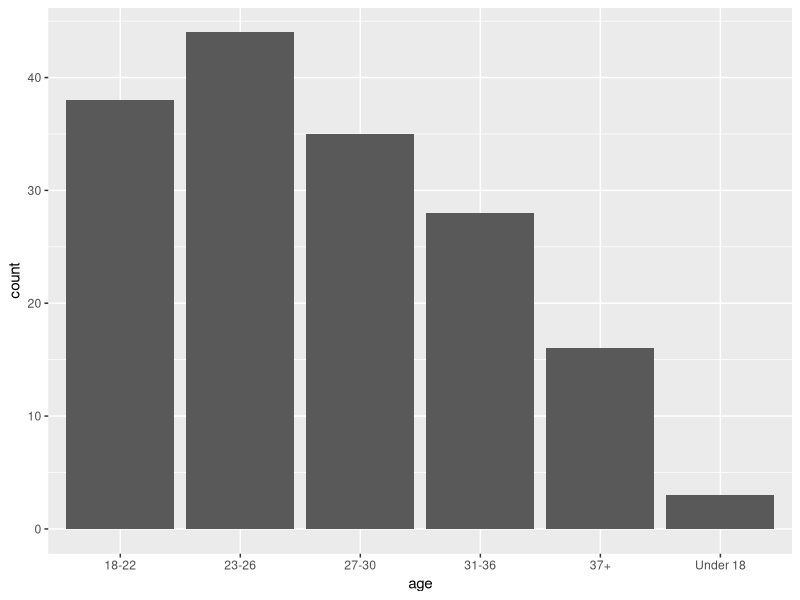
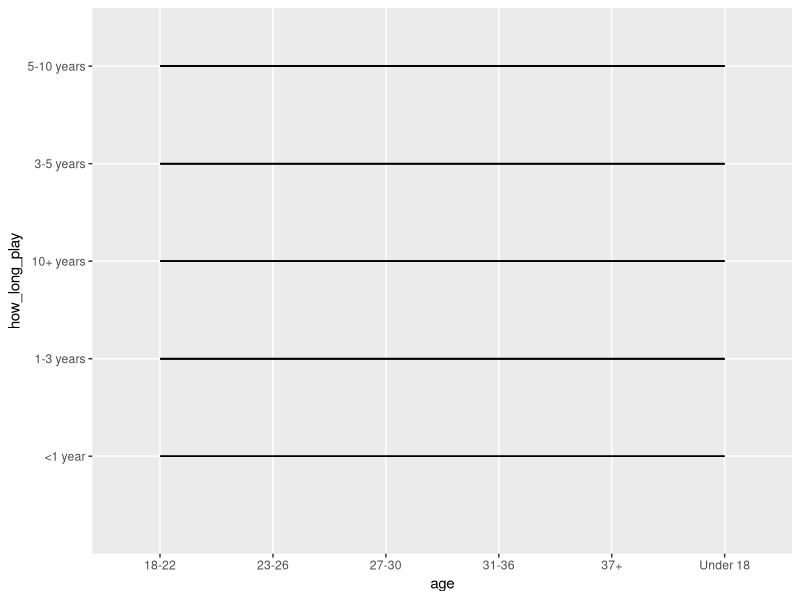

These charts were generated, in order, by the following R code:


library(tidyverse)
library(readxl)

sorted <- read_excel("women_chicago_ultimate_raw.xlsx", sheet = 1, skip = 1)
raw <- read_excel("women_chicago_ultimate_raw.xlsx", sheet = 2, skip = 0)


# make demographics tbl
demographics <- raw[, 2:7]

# give better var names
demographics <- demographics %>% 
  rename(
  age = `Age:`,
  where_live = `Please choose the option that best describes where you currently live.`,
  can_quote = `May we anonymously quote your answers from this survey?`,
  how_long_play = `How long have you been playing ultimate?`,
  start_playing = `At what point in your life did you start playing ultimate?`,
  first_experience = `What best describes your first ultimate experience?`
)

# set datatypes
demographics$age <- factor(demographics$age)
demographics$where_live <- factor(demographics$where_live)
demographics$can_quote <- factor(demographics$can_quote)
demographics$how_long_play <- factor(demographics$how_long_play)
demographics$start_playing <- factor(demographics$start_playing)
demographics$first_experience <- factor(demographics$first_experience)




age_hist <- ggplot(aes(age), data = demographics) +
  geom_bar()
age_hist

age_play_time <- ggplot(aes(age, how_long_play), data = demographics) +
  geom_density()
age_play_time





